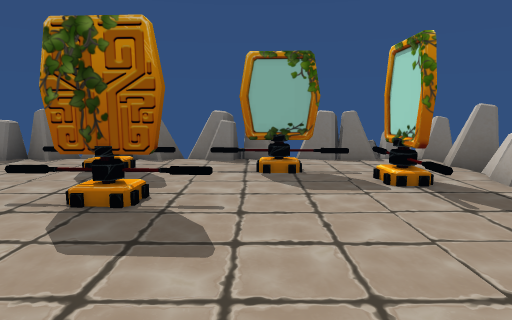
View 1 (above)

12 first-person views from a walk through a Unity game level. The camera is 1.2 m above the floor, tilts 8° down and sees 75° across. The floor is counted in squares, 1 m on a side. Each view is taken from the middle of a square. On the plan, view 1 faces up. The plan holds only what a view shows up to about 14 squares ahead; the rest is blank. The place goes on beyond the plan. The player character is not drawn. Door leaves are left out, so doorways stand open.

View 2
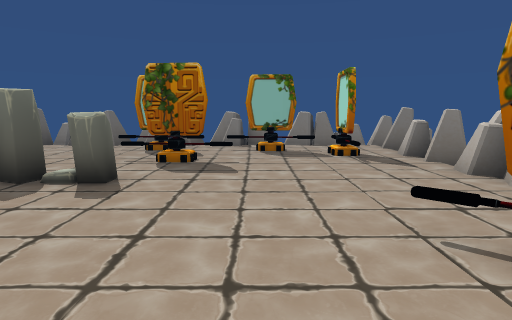

View 3
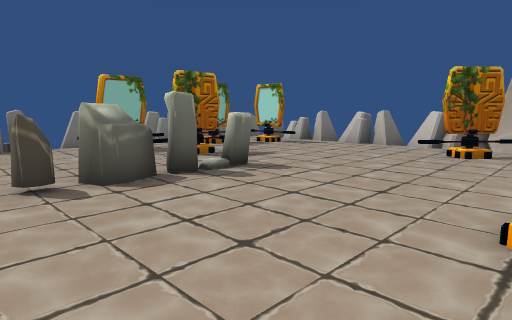

View 4
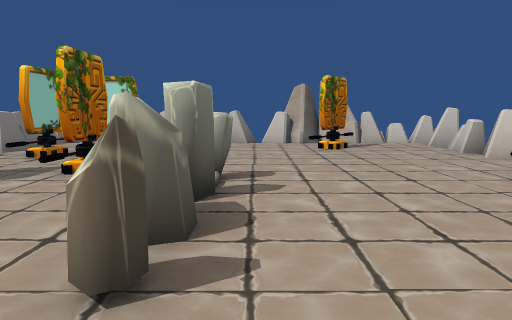

View 5
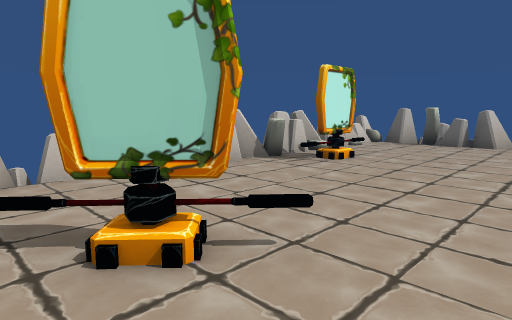

View 6
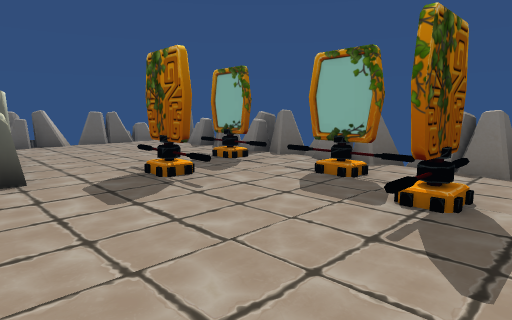

View 7
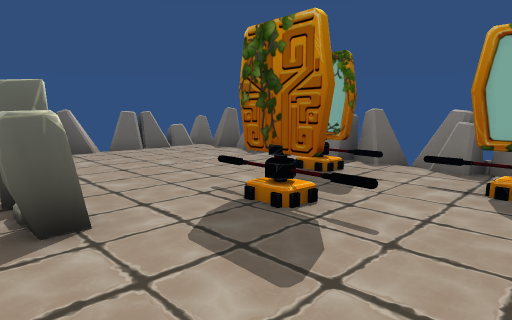

View 8
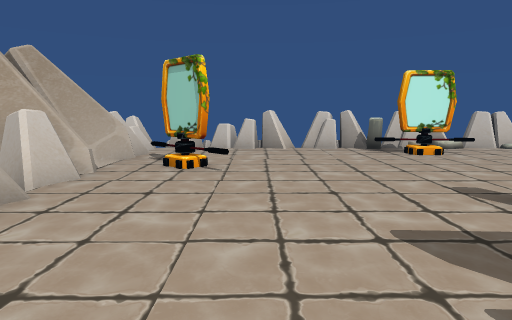

View 9
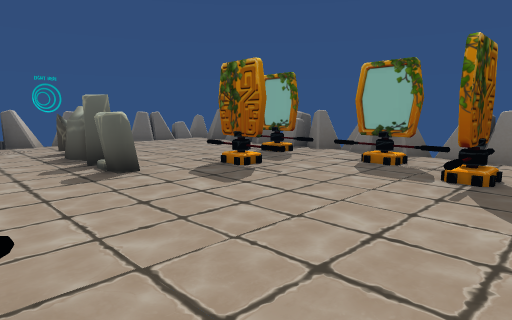

View 10
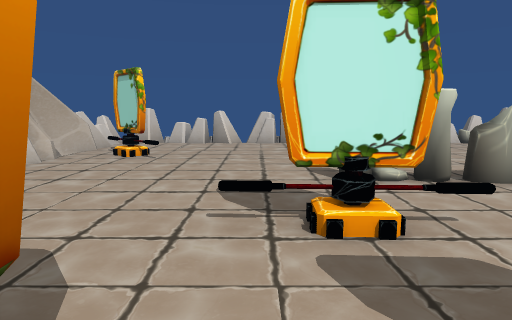

View 11
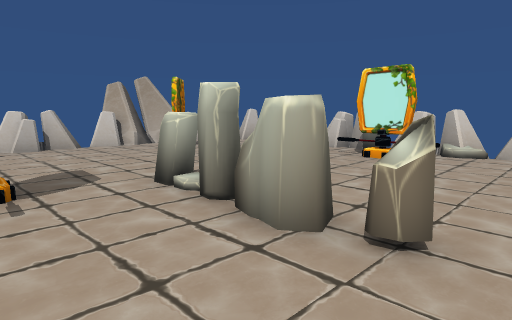

View 12
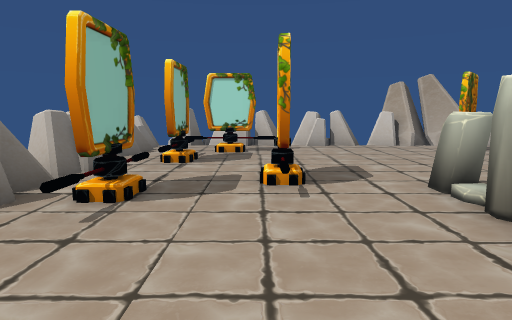

### Floor plan
Key: @ floor where view 1 was taken; # wall or solid block; x gap in a wall; . floor; D open door; = window, fence, low wall or low ledge; M mirror; R rock; O other object.
Columns run from 11 left of view 1 to 5 right of it. Each row starts with its distance up from view 1.
 10 ###
  9 #=#x=x #x #x #xx#
  8 ==..............x
  7 ##......O..OO...x
  6  #............M.=
  5   .......O.....=#
  4  x.......O.....##
  3  #.............=#
  2  #O.RRRRR.......x
  1  #..............
  0    ........@....#
 -1  x..............#
 -2  xD...........O.#
 -3  #D.............#
 -4 #xD....O........#
 -5 ##D....=R.=.=...x
 -6 ===x##x##x#x#xxx#

Where each view was taken, in squares from view 1:
view 1: 0 up, 0 right, facing up
view 2: 4 down, 0 right, facing up
view 3: 4 down, 8 left, facing up-right
view 4: 1 up, 9 left, facing right
view 5: 1 up, 4 right, facing down-left
view 6: 1 up, 4 right, facing up-left
view 7: 1 up, 1 right, facing up-left
view 8: 6 up, 1 right, facing down
view 9: 1 down, 4 right, facing up-left
view 10: 8 up, 1 left, facing down
view 11: 5 up, 8 left, facing down-right
view 12: 5 up, 8 left, facing right
